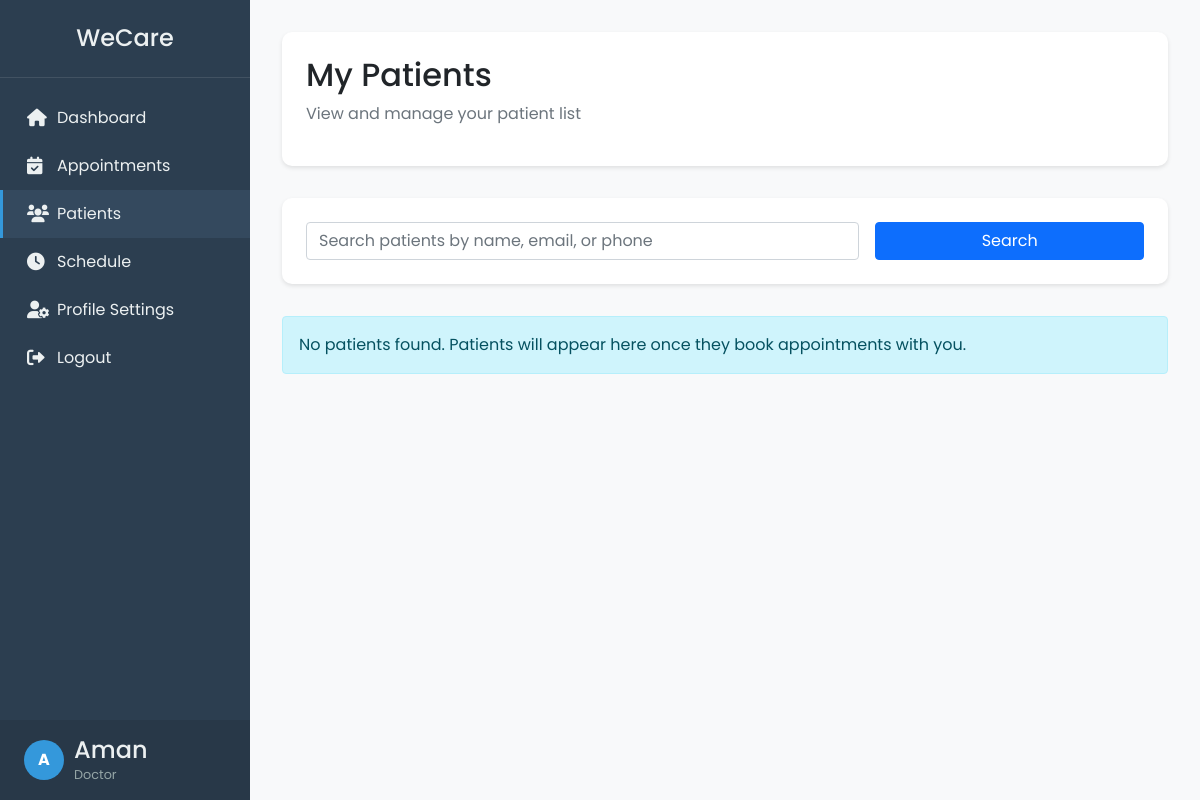
The app's page /doctor/patients.php (signed in), older data.
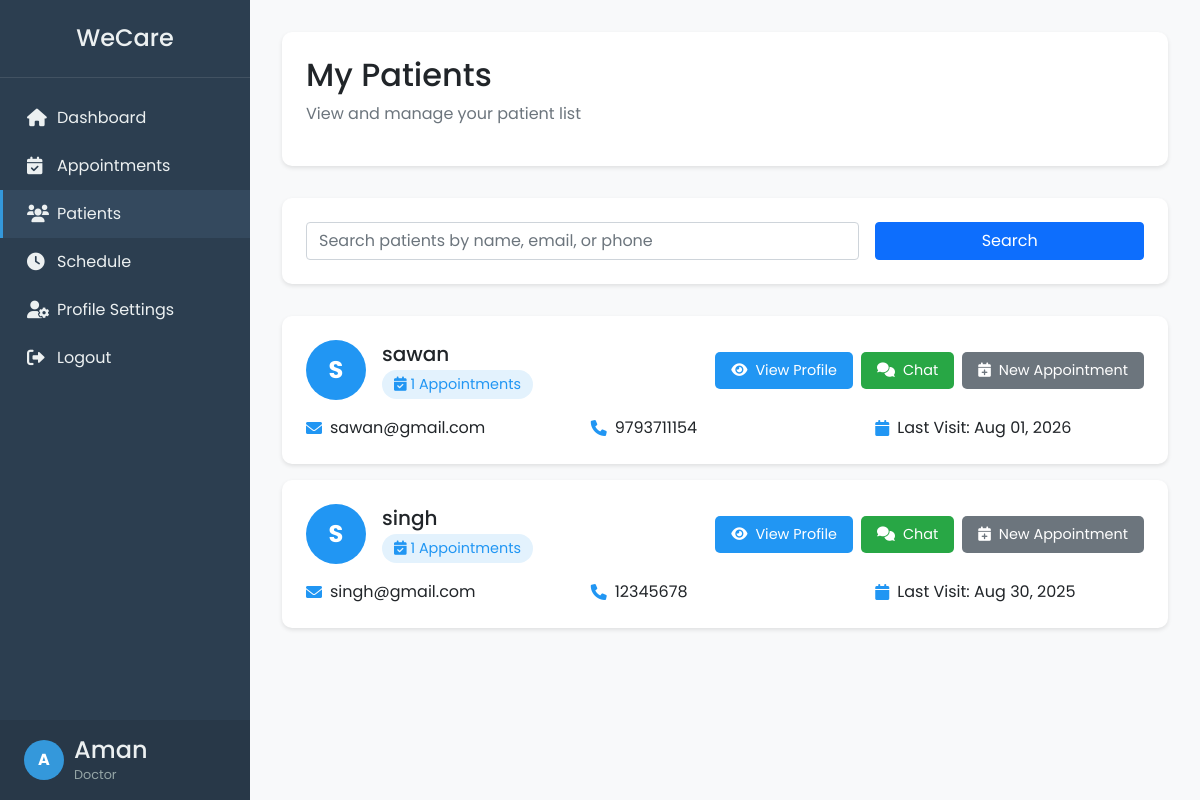
The same page, newer data.
### tables this page shows
CREATE TABLE `patients` (
  `patient_id` int(11) NOT NULL,
  `full_name` varchar(100) NOT NULL,
  `email` varchar(100) NOT NULL,
  `password` varchar(255) NOT NULL,
  `phone` varchar(20) DEFAULT NULL,
  `date_of_birth` date DEFAULT NULL,
  `gender` enum('Male','Female','Other') DEFAULT NULL,
  `address` text DEFAULT NULL,
  `created_at` timestamp NULL DEFAULT current_timestamp()
);

### doctor/patients.php (the view, shortened to what this page needs)
<?php
require_once('../config.php');
$doctorId = $_SESSION['user_id'];
$stmt = $con->prepare("
    SELECT DISTINCT p.*,
           COUNT(DISTINCT a.appointment_id) as total_appointments,
           MAX(a.appointment_date) as last_visit
    FROM patients p
    JOIN appointments a ON p.patient_id = a.patient_id
    WHERE a.doctor_id = ?
    GROUP BY p.patient_id
    ORDER BY p.full_name ASC
");
$stmt->bind_param("i", $doctorId);
$stmt->execute();
$patients = $stmt->get_result();
$search = isset($_GET['search']) ? $_GET['search'] : '';
?>
<!DOCTYPE html>
<html lang="en">
<head>
    <link rel="stylesheet" href="https://cdnjs.cloudflare.com/ajax/libs/font-awesome/6.0.0/css/all.min.css">
    <link href="https://cdn.jsdelivr.net/npm/bootstrap@5.1.3/dist/css/bootstrap.min.css" rel="stylesheet">
</head>
<body>
    <?php include 'includes/navbar.php'; ?>
    <div class="main-content">
        <div class="patients-header">
            <h2>My Patients</h2>
            <p class="text-muted">View and manage your patient list</p>
        </div>
        <div class="search-section">
            <form method="GET" class="row g-3">
                <div class="col-md-8">
                    <input type="text" name="search" class="form-control" placeholder="Search patients by name, email, or phone" value="<?php echo htmlspecialchars($search); ?>">
                </div>
                <div class="col-md-4">
                    <button type="submit" class="btn btn-primary w-100">Search</button>
                </div>
            </form>
        </div>
        <?php if ($patients->num_rows > 0): ?>
            <?php while ($patient = $patients->fetch_assoc()): ?>
                <div class="patient-card">
                    <div class="patient-header">
                        <div class="patient-info">
                            <?php if (isset($patient['profile_image']) && file_exists("../" . $patient['profile_image'])): ?>
                                <img src="../<?php echo $patient['profile_image']; ?>" alt="Patient" class="patient-image">
                            <?php else: ?>
                                <div class="patient-image" style="background: var(--primary-color); color: white; display: flex; align-items: center; justify-content: center; font-size: 1.5rem; font-weight: bold;">
                                    <?php echo strtoupper(substr($patient['full_name'], 0, 1)); ?>
                                </div>
                            <?php endif; ?>
                            <div>
                                <h5 class="mb-1"><?php echo htmlspecialchars($patient['full_name']); ?></h5>
                                <div class="stats-badge">
                                    <i class="fas fa-calendar-check"></i>
                                    <?php echo $patient['total_appointments']; ?> Appointments
                                </div>
                            </div>
                        </div>
                        <div class="action-buttons">
                            <a href="#" class="btn-action btn-view">
                                <i class="fas fa-eye"></i> View Profile
                            </a>
                            <a href="#" class="btn-action btn-chat">
                                <i class="fas fa-comments"></i> Chat
                            </a>
                            <a href="#" class="btn-action btn-appointment">
                                <i class="fas fa-calendar-plus"></i> New Appointment
                            </a>
                        </div>
                    </div>
                    <div class="patient-details">
                        <div class="detail-item">
                            <i class="fas fa-envelope"></i>
                            <span><?php echo htmlspecialchars($patient['email']); ?></span>
                        </div>
                        <div class="detail-item">
                            <i class="fas fa-phone"></i>
                            <span><?php echo htmlspecialchars($patient['phone']); ?></span>
                        </div>
                        <div class="detail-item">
                            <i class="fas fa-calendar"></i>
                            <span>Last Visit: <?php echo date('M d, Y', strtotime($patient['last_visit'])); ?></span>
                        </div>
                    </div>
                </div>
            <?php endwhile; ?>
        <?php else: ?>
            <div class="alert alert-info">
                No patients found. Patients will appear here once they book appointments with you.
            </div>
        <?php endif; ?>
    </div>
</body>
</html>

### doctor/includes/navbar.php (shortened to what this page needs)
<?php
$stmt = $con->prepare("SELECT COUNT(*) as count FROM notifications WHERE user_id = ? AND user_type = 'doctor' AND is_read = 0");
$stmt->bind_param("i", $_SESSION['user_id']);
$stmt->execute();
$unread_count = $stmt->get_result()->fetch_assoc()['count'];
?>
<nav class="sidebar" id="sidebar">
    <div class="sidebar-header">
        <h3>WeCare</h3>
    </div>
    <div class="sidebar-menu">
        <a href="dashboard.php" class="menu-item <?php echo basename($_SERVER['PHP_SELF']) == 'dashboard.php' ? 'active' : ''; ?>">
            <i class="fas fa-home"></i>
            Dashboard
        </a>
        <a href="appointments.php" class="menu-item <?php echo basename($_SERVER['PHP_SELF']) == 'appointments.php' ? 'active' : ''; ?>">
            <i class="fas fa-calendar-check"></i>
            Appointments
        </a>
        <a href="patients.php" class="menu-item <?php echo basename($_SERVER['PHP_SELF']) == 'patients.php' ? 'active' : ''; ?>">
            <i class="fas fa-users"></i>
            Patients
        </a>
        <a href="schedule.php" class="menu-item <?php echo basename($_SERVER['PHP_SELF']) == 'schedule.php' ? 'active' : ''; ?>">
            <i class="fas fa-clock"></i>
            Schedule
        </a>
        <a href="profile_settings.php" class="menu-item <?php echo basename($_SERVER['PHP_SELF']) == 'profile_settings.php' ? 'active' : ''; ?>">
            <i class="fas fa-user-cog"></i>
            Profile Settings
        </a>
        <a href="../logout.php" class="menu-item">
            <i class="fas fa-sign-out-alt"></i>
            Logout
        </a>
    </div>
    <div class="profile-section">
        <div class="profile-image">
            <?php
                $name = explode(' ', $_SESSION['full_name']);
                echo strtoupper(substr($name[0], 0, 1));
            ?>
        </div>
        <div class="profile-info">
            <h4 class="profile-name"><?php echo htmlspecialchars($_SESSION['full_name']); ?></h4>
            <p class="profile-role">Doctor</p>
        </div>
    </div>
</nav>

### doctor/patients.php (style rules this page uses)
:root { --primary-color: #2196f3; --secondary-color: #6c757d; --success-color: #28a745; --danger-color: #dc3545; --light-text: #6c757d; --dark-text: #343a40; --border-color: #dee2e6; }
* { margin: 0; padding: 0; box-sizing: border-box; font-family: 'Poppins', sans-serif; }
body { background-color: #f8f9fa; }
.main-content { margin-left: 250px; padding: 2rem; }
.patients-header { background: white; padding: 1.5rem; border-radius: 10px; box-shadow: 0 2px 4px rgba(0,0,0,0.1); margin-bottom: 2rem; }
.search-section { background: white; padding: 1.5rem; border-radius: 10px; box-shadow: 0 2px 4px rgba(0,0,0,0.1); margin-bottom: 2rem; }
.patient-card { background: white; border-radius: 10px; box-shadow: 0 2px 4px rgba(0,0,0,0.1); margin-bottom: 1rem; padding: 1.5rem; }
.patient-header { display: flex; justify-content: space-between; align-items: center; margin-bottom: 1rem; }
.patient-info { display: flex; align-items: center; }
.patient-image { width: 60px; height: 60px; border-radius: 50%; margin-right: 1rem; object-fit: cover; }
.patient-details { display: grid; grid-template-columns: repeat(auto-fit, minmax(200px, 1fr)); gap: 1rem; margin-top: 1rem; }
.detail-item { display: flex; align-items: center; }
.detail-item i { margin-right: 0.5rem; color: var(--primary-color); }
.action-buttons { display: flex; gap: 0.5rem; }
.btn-action { padding: 0.5rem 1rem; border-radius: 5px; font-size: 0.9rem; cursor: pointer; border: none; transition: all 0.3s ease; text-decoration: none; display: inline-flex; align-items: center; gap: 0.5rem; }
.btn-view { background-color: var(--primary-color); color: white; }
.btn-chat { background-color: var(--success-color); color: white; }
.btn-appointment { background-color: var(--secondary-color); color: white; }
.stats-badge { background-color: #e3f2fd; color: var(--primary-color); padding: 0.25rem 0.75rem; border-radius: 20px; font-size: 0.9rem; }

### doctor/includes/navbar.php (style rules this page uses)
:root { --sidebar-width: 250px; --sidebar-bg: #2c3e50; --sidebar-hover: #34495e; --sidebar-active: #3498db; --text-light: #ecf0f1; --text-muted: #95a5a6; }
.sidebar { position: fixed; top: 0; left: 0; width: var(--sidebar-width); height: 100vh; background: var(--sidebar-bg); color: var(--text-light); z-index: 1000; transition: transform 0.3s ease; overflow-y: auto; overflow-x: hidden; }
.sidebar-header { padding: 1.5rem; text-align: center; border-bottom: 1px solid rgba(255,255,255,0.1); }
.sidebar-header h3 { margin: 0; font-size: 1.5rem; color: var(--text-light); }
.sidebar-menu { padding: 1rem 0; }
.menu-item { padding: 0.75rem 1.5rem; display: flex; align-items: center; color: var(--text-light); text-decoration: none; transition: all 0.3s ease; border-left: 3px solid transparent; }
.menu-item.active { background: var(--sidebar-hover); color: var(--text-light); border-left-color: var(--sidebar-active); }
.menu-item i { width: 20px; margin-right: 10px; font-size: 1.1rem; }
.profile-section { position: absolute; bottom: 0; width: 100%; padding: 1rem 1.5rem; background: rgba(0,0,0,0.1); display: flex; align-items: center; gap: 10px; }
.profile-image { width: 40px; height: 40px; border-radius: 50%; background: var(--sidebar-active); display: flex; align-items: center; justify-content: center; color: white; font-weight: bold; flex-shrink: 0; }
.profile-info { flex-grow: 1; min-width: 0; }
.profile-name { font-weight: 500; margin: 0; white-space: nowrap; overflow: hidden; text-overflow: ellipsis; }
.profile-role { font-size: 0.8rem; color: var(--text-muted); margin: 0; }
.sidebar { scrollbar-width: none; }

Row changes from the older to the newer data that the page shows:
added patients: full_name "S", full_name "sawan", total_appointments "1", email "sawan@gmail.com", phone "9793711154", last_visit "Aug 01, 2026"
added patients: full_name "S", full_name "singh", total_appointments "1", email "singh@gmail.com", phone "12345678", last_visit "Aug 30, 2025"
Text that changed along with them:
text no longer shown: "No patients found. Patients will appear here once they book appointments with you."
